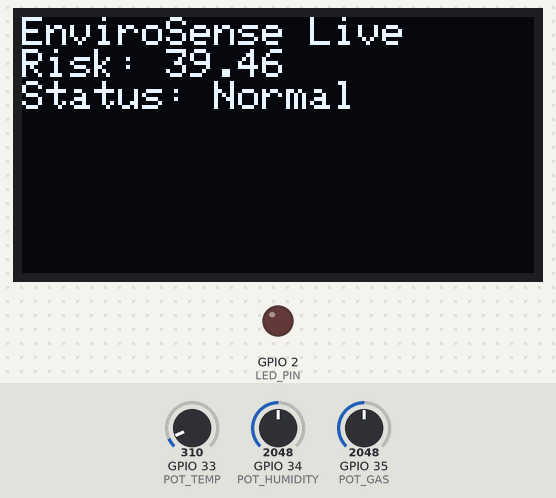
A sketch run on a simulated ESP32. Shown: 128×64 one-colour display, output pins drawn as LEDs (lit = HIGH). The inputs (shaded band) are chosen by the test bench; at power-on: GPIO 34 (POT_HUMIDITY) = 2048, GPIO 33 (POT_TEMP) = 310, GPIO 35 (POT_GAS) = 2048. What the sketch prints to the serial monitor is not drawn.

Above: at 1.2 s.
1.3 s: GPIO 34 (POT_HUMIDITY) set to 644
At 2.3 s:
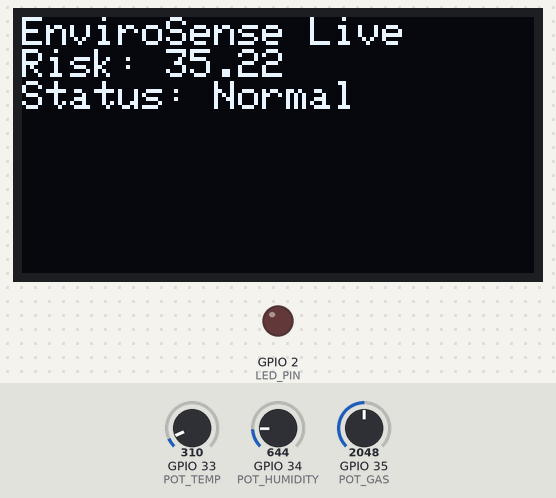
3.1 s: GPIO 34 (POT_HUMIDITY) set to 578
At 4.0 s:
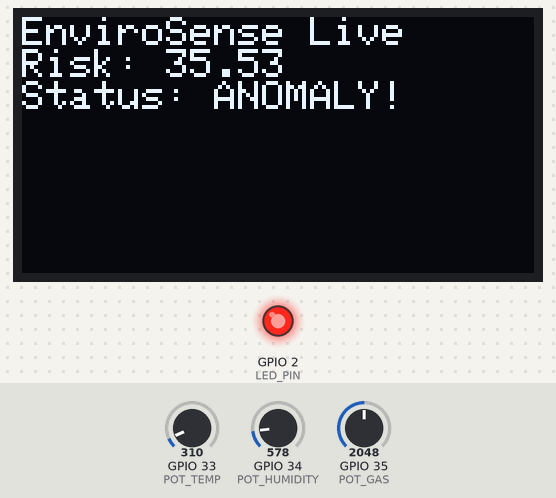
4.7 s: GPIO 33 (POT_TEMP) set to 249
At 5.7 s:
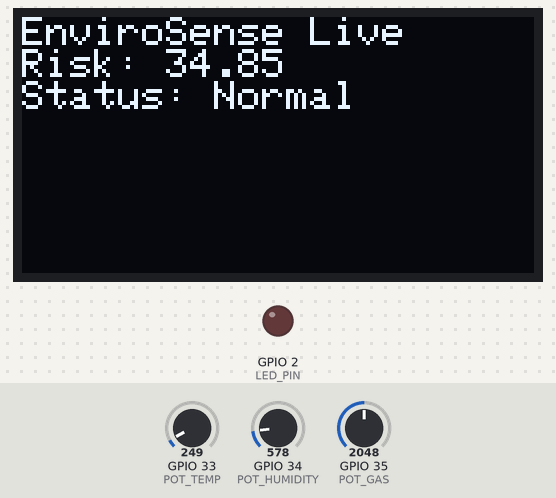
6.3 s: GPIO 35 (POT_GAS) set to 2866
At 7.4 s:
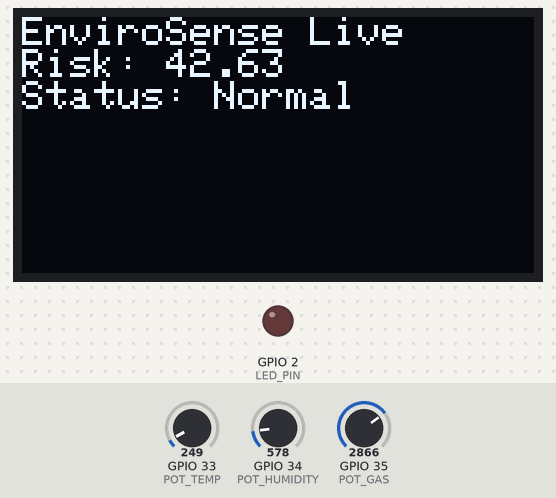
7.9 s: GPIO 33 (POT_TEMP) set to 372
At 9.1 s:
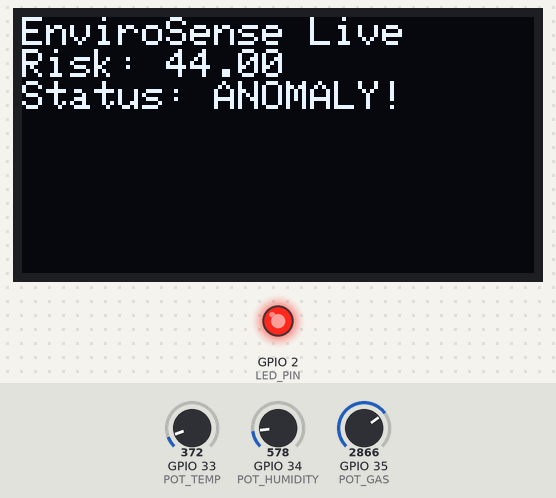
9.4 s: GPIO 35 (POT_GAS) set to 3603
At 10.8 s:
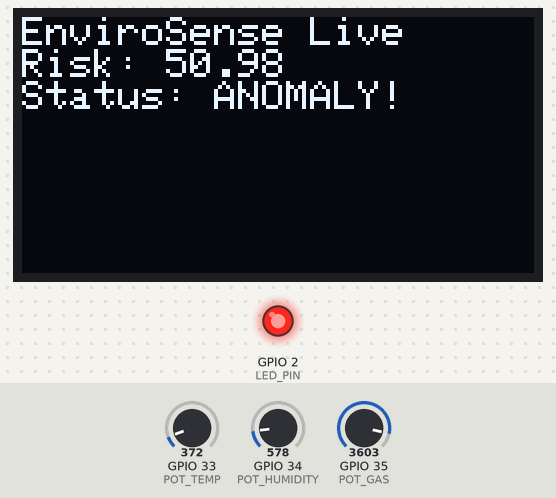
Timing chart, 0 to 12.0 s (numbered marks = the images above; inputs shaded):
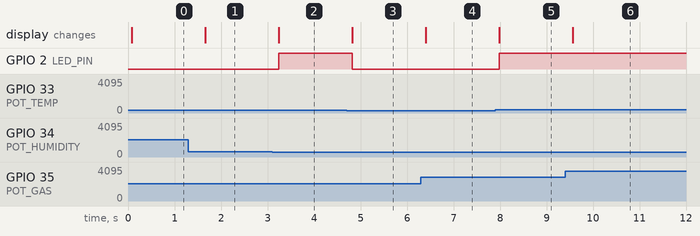

The sketch:

sketch.ino
```cpp
#include <Wire.h>
#include <Adafruit_GFX.h>
#include <Adafruit_SSD1306.h>
#include "reg_model.h"
#include "clf_model.h"
#include "reg_model_v2.h"
#include "clf_model_v2.h"

#define SCREEN_WIDTH 128
#define SCREEN_HEIGHT 64
#define OLED_RESET -1

Adafruit_SSD1306 display(SCREEN_WIDTH, SCREEN_HEIGHT, &Wire, OLED_RESET);

const int POT_TEMP = 33;
const int POT_HUMIDITY = 34;
const int POT_GAS = 35;
const int LED_PIN = 2;
bool useV2Model = false;  // set to false to use V1, true to use V2

// ReLU activation: negative numbers become 0, positive numbers stay the same
float relu(float x) {
  if (x > 0) {
    return x;
  } else {
    return 0;
  }
}

// Runs a single input through a 3-8-1 model and returns the raw output
float runModel(float input[3],
               const float w0[3][8], const float b0[8],
               const float w1[8][1], const float b1[1]) {

  float hidden[8];

  // Step 1: calculate each of the 8 hidden neurons
  for (int h = 0; h < 8; h++) {
    float sum = 0;
    for (int i = 0; i < 3; i++) {
      sum += input[i] * w0[i][h];
    }
    sum += b0[h];
    hidden[h] = relu(sum);
  }

  // Step 2: combine hidden neurons into the final output
  float output = 0;
  for (int h = 0; h < 8; h++) {
    output += hidden[h] * w1[h][0];
  }
  output += b1[0];

  return output;
}
void setup() {
  Serial.begin(115200);
  pinMode(LED_PIN, OUTPUT);

  if (!display.begin(SSD1306_SWITCHCAPVCC, 0x3C)) {
    Serial.println("OLED not found!");
    while (true); // stop here if display isn't detected
  }

  display.clearDisplay();
  display.setTextSize(1);
  display.setTextColor(SSD1306_WHITE);
  display.setCursor(0, 0);
  display.println("EnviroSense Ready");
  display.display();
}

void loop() {
  int tempRaw = analogRead(POT_TEMP);
  int humidityRaw = analogRead(POT_HUMIDITY);
  int gasRaw = analogRead(POT_GAS);

  // Scale raw ADC values (0-4095) into realistic sensor ranges
  float temperature = map(tempRaw, 0, 4095, 15, 60);
  float humidity = map(humidityRaw, 0, 4095, 0, 100);
  float gas = map(gasRaw, 0, 4095, 75, 560);

  float inputs[3] = {temperature, humidity, gas};

  // Run both models
float riskIndex, anomalyScore;

if (useV2Model) {
  riskIndex = runModel(inputs, reg_model_v2_w0, reg_model_v2_b0, reg_model_v2_w1, reg_model_v2_b1);
  anomalyScore = runModel(inputs, clf_model_v2_w0, clf_model_v2_b0, clf_model_v2_w1, clf_model_v2_b1);
} else {
  riskIndex = runModel(inputs, reg_model_w0, reg_model_b0, reg_model_w1, reg_model_b1);
  anomalyScore = runModel(inputs, clf_model_w0, clf_model_b0, clf_model_w1, clf_model_b1);
}
  bool isAnomaly = anomalyScore > 0.5;

  Serial.print("Temp: "); Serial.print(temperature);
  Serial.print(" | Humidity: "); Serial.print(humidity);
  Serial.print(" | Gas: "); Serial.print(gas);
  Serial.print(" | Risk: "); Serial.print(riskIndex);
  Serial.print(" | Anomaly: "); Serial.println(isAnomaly ? "YES" : "NO");

  display.clearDisplay();
  display.setCursor(0, 0);
  display.println("EnviroSense Live");
  display.print("Risk: "); display.println(riskIndex);
  display.print("Status: "); display.println(isAnomaly ? "ANOMALY!" : "Normal");
  display.display();

  digitalWrite(LED_PIN, isAnomaly ? HIGH : LOW);
  delay(500);
}
```

clf_model.h
```cpp
// Weights and biases for clf_model
#ifndef CLF_MODEL_H
#define CLF_MODEL_H

const float clf_model_w0[3][8] = {
  {-0.0024666786412718086, 0.5605668280632801, 0.23266110424976547, 0.04923209091435034, -0.38530742108427324, -0.1204747031448877, -0.2208285108342991, 0.18725950688471146},
  {0.0007431362490370392, 0.1610017420610757, -0.5928141210664798, 0.6001875568357258, 0.6567890892797589, -0.07284376021981707, -0.09750382453533832, -0.1708738356077598},
  {-0.019185131083361794, 0.007999542327039269, 0.08430399874318038, -0.39145109293234087, 0.19359052883245434, -0.1360300059407305, -0.024221258377038972, -0.028118918235123556},
};

const float clf_model_w1[8][1] = {
  {-0.265083289121554},
  {0.6205027524139495},
  {0.9051641016097223},
  {0.42233906454330783},
  {-0.4303854198226856},
  {-0.22402512652032489},
  {0.022407704128994937},
  {-0.013754571717844444},
};

const float clf_model_b0[8] = {-0.06488893369764803, 0.2917980776663947, -0.47430542035694107, -0.07463580933649681, 0.2858266420154156, -0.6699371391762778, 0.15885427401239494, -0.5057405975281997};

const float clf_model_b1[1] = {-0.7534967410862169};

#endif
```

clf_model_v2.h
```cpp
// Weights and biases for clf_model_v2
#ifndef CLF_MODEL_V2_H
#define CLF_MODEL_V2_H

const float clf_model_v2_w0[3][8] = {
  {-8.000374913038449e-08, 0.48792275915957695, -0.1490275591618893, 0.04197100942428132, -0.29373522812445596, -0.006179736113896021, -0.027404841515175703, 0.7205967863132052},
  {1.8438312750547703e-09, 0.17901463951878918, -0.3158303557211094, 0.5931100193394058, 0.6339915994177504, -0.0016415232016215938, -0.0035685369295672823, -0.31230233871373747},
  {-3.825112074180404e-05, 0.022211645451904505, 0.17997729397331866, -0.39679556533807175, 0.17491732582028524, -0.008417614047026928, -7.516739358656492e-05, 0.01231585971811625},
};

const float clf_model_v2_w1[8][1] = {
  {-0.041700226859689465},
  {0.5950014251775371},
  {0.7510549916554066},
  {0.4198444864686217},
  {-0.38072250162637516},
  {-0.028340493420164873},
  {6.0032643784391496e-05},
  {-0.7547208801182046},
};

const float clf_model_v2_b0[8] = {-0.06488893369764803, 0.1193136375588579, -1.21720861708472, -0.08181028523709613, 0.4984831241381828, -0.6699371391762778, 0.15885427401239494, 0.8161144130813934};

const float clf_model_v2_b1[1] = {-0.9494692368792433};

#endif
```

reg_model.h
```cpp
// Weights and biases for reg_model
#ifndef REG_MODEL_H
#define REG_MODEL_H

const float reg_model_w0[3][8] = {
  {3.011527648944159e-36, 0.7741880928442322, 0.08338039035940197, 0.0378313875329089, -0.5978408002540578, -1.1555086814406201e-10, -0.028667427677632647, 0.4189288946448096},
  {-3.4793824270470705e-44, 0.12799648847205292, -0.8052680255933246, 0.5846558098408147, 0.6632077345112932, -2.512130086009133e-13, -0.026550474683164637, -0.7746288467160316},
  {-4.418757402527889e-21, 0.14815869905354476, 0.047078811700581126, -0.39345161477607216, 0.07319199888734987, -4.767867618334349e-10, -0.027012066054661537, 0.08972425728641853},
};

const float reg_model_w1[8][1] = {
  {-6.570382356022004e-07},
  {0.8240208051506722},
  {0.7582140773501264},
  {0.40779464425082573},
  {-0.3676456521068445},
  {-1.1732402953861099e-07},
  {0.025922653948955997},
  {-0.5642455691141343},
};

const float reg_model_b0[8] = {-0.06488893369764803, 0.9341433794388065, 0.3618120280933531, -0.08655342733469194, -0.375774425976029, -0.6699371391762778, 0.13173716273461172, -1.9398743775478255};

const float reg_model_b1[1] = {-0.13740188550738539};

#endif
```

reg_model_v2.h
```cpp
// Weights and biases for reg_model_v2
#ifndef REG_MODEL_V2_H
#define REG_MODEL_V2_H

const float reg_model_v2_w0[3][8] = {
  {-9.661638513632966e-56, 0.6355970554865799, 0.19485413578082952, 0.013965925658384337, -0.49003682321278863, -2.4011106511995682e-17, -0.029605358523544015, 0.3766225037475303},
  {-1.9458882528667312e-63, 0.33919711192178725, -0.6736869560628955, 0.570433382945574, 0.4586113632552278, -8.93816267104511e-22, 0.010453568781724567, -0.29930402397180755},
  {-1.0235978619795377e-35, 0.10204089031967079, 0.04108044097911988, -0.3930950614067474, 0.10399393801073385, -2.5128850587901396e-16, -0.01314991099155581, -0.017304066947281663},
};

const float reg_model_v2_w1[8][1] = {
  {-3.971781593863674e-11},
  {0.763100550669128},
  {0.6728270661658474},
  {0.374080544774621},
  {-0.2438765325582434},
  {-2.2861258262128355e-12},
  {-0.0031157898431798535},
  {-0.2577847445346058},
};

const float reg_model_v2_b0[8] = {-0.06488893369764803, 1.118788024246143, 0.1189114520752684, -0.10665336539861363, -0.44390628086744993, -0.6699371391762778, 0.21868810749630918, -1.2229174787730925};

const float reg_model_v2_b1[1] = {0.06293996117713539};

#endif
```

Measured:
- the behaviour switches between 615 and 614 on GPIO 34 (POT_HUMIDITY) (found by bisection; images 1 and 2)
- the behaviour switches between 273 and 272 on GPIO 33 (POT_TEMP) (found by bisection; images 2 and 3)
- after the input at 1.3 s, the display: changes after 0.36 s (image 1)
- after the input at 3.1 s, GPIO 2 (LED_PIN): LOW → HIGH after 0.14 s; the display: changes after 0.14 s (image 2)
- after the input at 4.7 s, GPIO 2 (LED_PIN): HIGH → LOW after 0.12 s; the display: changes after 0.12 s (image 3)
- after the input at 6.3 s, the display: changes after 0.10 s (image 4)
- after the input at 7.9 s, GPIO 2 (LED_PIN): LOW → HIGH after 0.08 s; the display: changes after 0.08 s (image 5)
- after the input at 9.4 s, the display: changes after 0.16 s (image 6)
